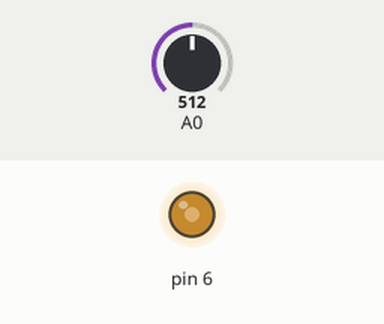
This sketch was run on a simulated Arduino Uno, built with avr-gcc and run on an emulated ATmega328P. On the bench: output pins drawn as LEDs (lit = HIGH). Inputs (shaded band) come from the test bench; at power-on: A0 = 512.

Above: at 1.2 s.
1.3 s: A0 set to 716
At 1.9 s:
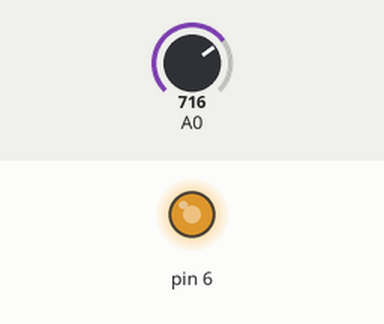
2.8 s: A0 set to 900
At 4.0 s:
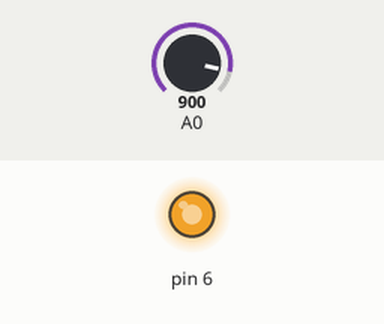
4.3 s: A0 set to 122
At 5.3 s:
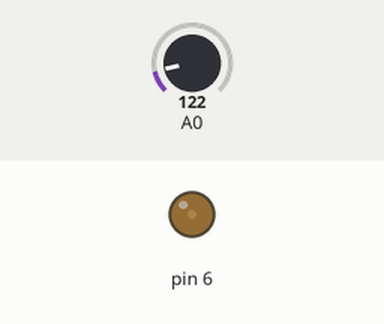
5.8 s: A0 set to 0
At 6.5 s:
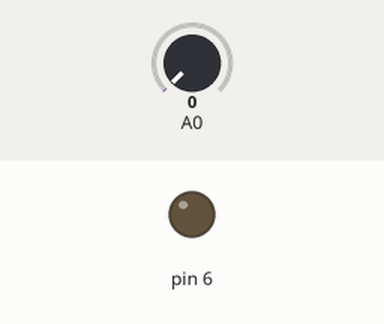
7.3 s: A0 set to 511
At 7.6 s:
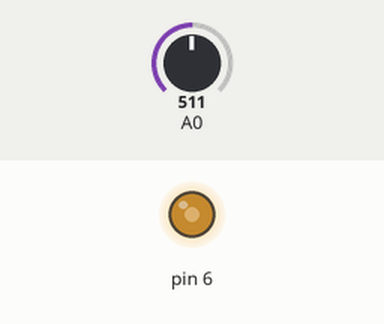
Timing chart, 0 to 9.8 s (numbered marks = the images above; inputs shaded):
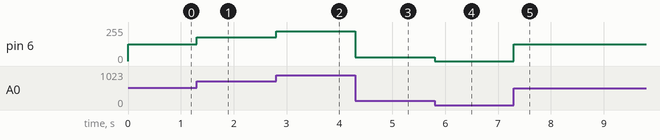

Measured:
- after the input at 1.3 s, pin 6: 127/255 → 178/255 at once
- after the input at 2.8 s, pin 6: 178/255 → 224/255 at once
- after the input at 4.3 s, pin 6: 224/255 → 30/255 at once
- after the input at 5.8 s, pin 6: 30/255 → 0/255 at once
- after the input at 7.3 s, pin 6: 0/255 → 127/255 at once

The sketch:

hizKontrol.ino
```cpp
void setup()
{
}

void loop()
{
  int A0 = analogRead(A0);
  analogWrite(6, map(A0, 0, 1023, 0, 255));

  if(A0 > 510) {
    digitalWrite(7, 1);
  }
  else {
    digitalWrite(7, 0);
  }
}
```
